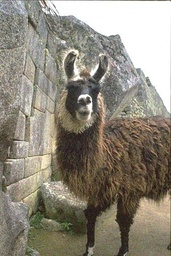
#> input picture accel/output_images/1.jpg, 171 x 256 px, shrunk from 321 x 481 before the run
$ python accelerate.py   (older library calls are emulated)
#> lines starting #> are read from the running program, lines starting #| are printed output that depends on the picture
import numpy as np
import scipy.sparse as sp
import scipy.sparse.linalg as spla
import cv2
import matplotlib.pyplot as plt
from skimage.metrics import structural_similarity as ssim
import time

# 计算双边滤波的权重矩阵
def compute_bilateral_weights(image, sigma_s, sigma_r):
    h, w = image.shape
    num_pixels = h * w
    flat_image = image.flatten()
    row_indices = []
    col_indices = []
    values = []

    for i in range(h):
        for j in range(w):
            p_idx = i * w + j
            for di in range(-1, 2):
                for dj in range(-1, 2):
                    ni, nj = i + di, j + dj
                    if 0 <= ni < h and 0 <= nj < w:
                        q_idx = ni * w + nj
                        spatial_diff = di**2 + dj**2
                        intensity_diff = (flat_image[p_idx] - flat_image[q_idx])**2
                        weight = np.exp(-spatial_diff / (2 * sigma_s**2)) * \
                                 np.exp(-intensity_diff / (2 * sigma_r**2))
                        row_indices.append(p_idx)
                        col_indices.append(q_idx)
                        values.append(weight)

    W = sp.csr_matrix((values, (row_indices, col_indices)), shape=(num_pixels, num_pixels))
    D = sp.diags(W.sum(axis=1).A1).tocsc()
    return W, D

# 计算性能指标
def mse(image1, image2):
    return np.mean((image1 - image2) ** 2)

def psnr(image1, image2):
    mse_value = mse(image1, image2)
    max_pixel = 255.0
    return 20 * np.log10(max_pixel / np.sqrt(mse_value)) if mse_value > 0 else float('inf')

def calculate_ssim(image1, image2):
    return ssim(image1, image2, data_range=255, multichannel=True)

def calculate_epi(original, filtered):
    diff = np.abs(original - filtered)
    return np.mean(diff)

# 预条件共轭梯度法 (PCG)
def pcg_denoising(W, D, b, original_image, tol=1e-6, max_iter=50):
    L = D - W
    x = np.zeros_like(b, dtype=np.float64)
    r = b - L @ x
    z = spla.spsolve(D, r)
    p = z
    rs_old = r @ z

    for i in range(max_iter):
        Ap = L @ p
        alpha = rs_old / (p @ Ap)
        x += alpha * p
        r -= alpha * Ap
        z = spla.spsolve(D, r)
        rs_new = r @ z

        if np.sqrt(rs_new) < tol:
            print(f"PCG 收敛于第 {i+1} 次迭代")
            break
        p = z + (rs_new / rs_old) * p
        rs_old = rs_new

    return x.clip(0, 255)

# Nesterov 加速法
def nesterov_denoising(W, D, b, original_image, max_iter=50):
    x = np.zeros_like(b, dtype=np.float64)
    y = np.zeros_like(b, dtype=np.float64)
    t = 1

    for k in range(1, max_iter + 1):
        # 预测步
        x_old = x
        x = y - (D - W) @ y
        t_new = (1 + np.sqrt(1 + 4 * t**2)) / 2
        beta = (t - 1) / t_new

        # 更新步
        y = x + beta * (x - x_old)
        t = t_new

    return x.clip(0, 255)

# 主程序
if __name__ == "__main__":
    image_path = "output_images/1.jpg"
    image = cv2.imread(image_path)
#> image is the input picture: shape (256, 171, 3); mean B, G, R 123.5, 136.6, 142.8
    if image is None:
        raise FileNotFoundError("无法加载输入图像，请检查路径！")

    h, w, c = image.shape
#> h = 256; w = 171; c = 3
    denoised_channels_pcg = []
    denoised_channels_nesterov = []

    for channel in range(c):
        print(f"\n处理通道 {channel + 1}/{c}...")
        channel_image = image[:, :, channel]
        b = channel_image.flatten()

        # 计算权重矩阵和度矩阵
        print("计算权重矩阵和度矩阵...")
        start_time = time.time()
        W, D = compute_bilateral_weights(channel_image, sigma_s=5, sigma_r=20)
        print(f"权重矩阵计算完成，耗时 {time.time() - start_time:.2f} 秒")

        # 使用 PCG 方法
        print("\n使用 PCG 方法进行降噪...")
        start_time = time.time()
        pcg_result = pcg_denoising(W, D, b, channel_image)
        print(f"PCG 方法完成，耗时 {time.time() - start_time:.2f} 秒")
        denoised_channels_pcg.append(pcg_result.reshape(h, w))

        # 使用 Nesterov 方法
        print("\n使用 Nesterov 方法进行降噪...")
        start_time = time.time()
        nesterov_result = nesterov_denoising(W, D, b, channel_image)
        print(f"Nesterov 方法完成，耗时 {time.time() - start_time:.2f} 秒")
        denoised_channels_nesterov.append(nesterov_result.reshape(h, w))
#> this loop made 3 passes
#> pass 1, `channel_image = image[:, :, channel]`:
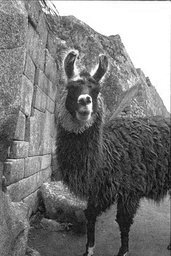
#> channel_image: shape (256, 171); min 3, max 255, mean 123.5
#> pass 2, `channel_image = image[:, :, channel]`:
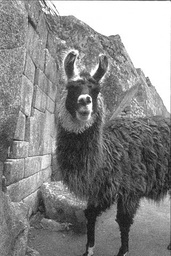
#> channel_image: shape (256, 171); min 14, max 255, mean 136.6
#> pass 3, `channel_image = image[:, :, channel]`:
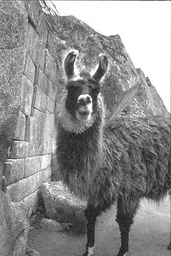
#> channel_image: shape (256, 171); min 21, max 255, mean 142.8
#> after the loop, denoised_channels_nesterov = 3 items; denoised_channels_pcg = 3 items

    # 合并各通道结果
    pcg_image = np.stack(denoised_channels_pcg, axis=2).astype(np.uint8)
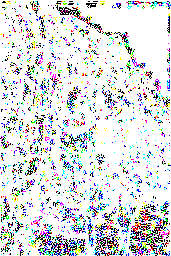
#> pcg_image: shape (256, 171, 3); mean of channels 0, 1, 2 224.2, 220.7, 219.2; drawn as B, G, R
    nesterov_image = np.stack(denoised_channels_nesterov, axis=2).astype(np.uint8)
#> nesterov_image: shape (256, 171, 3); every value is 0

    plt.figure(figsize=(15, 10))
    plt.subplot(1, 3, 1)
    plt.title("Original Noisy Image")
    plt.imshow(cv2.cvtColor(image, cv2.COLOR_BGR2RGB))
    plt.axis("off")

    plt.subplot(1, 3, 2)
    plt.title("PCG Denoised Image")
    plt.imshow(cv2.cvtColor(pcg_image, cv2.COLOR_BGR2RGB))
    plt.axis("off")

    plt.subplot(1, 3, 3)
    plt.title("Nesterov Denoised Image")
    plt.imshow(cv2.cvtColor(nesterov_image, cv2.COLOR_BGR2RGB))
    plt.axis("off")

    plt.tight_layout()
    plt.show()
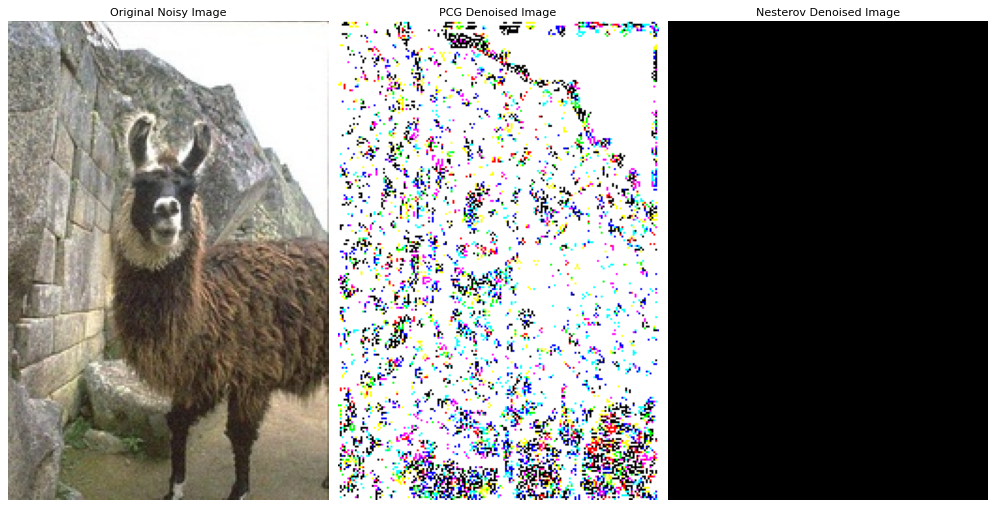
#> figure drawn by matplotlib, 3 panels

$ run again, with accel/output_images/3.jpg copied over accel/output_images/1.jpg
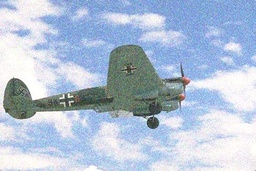
#> input picture accel/output_images/3.jpg, 256 x 171 px, shrunk from 481 x 321 before the run
#> image is the input picture: shape (171, 256, 3); mean B, G, R 214.7, 193.6, 178.4
#> the loop `for channel in range(c):` made 3 passes
#> pass 1, `channel_image = image[:, :, channel]`:
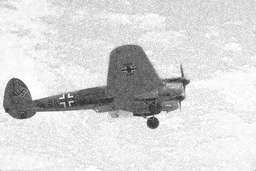
#> channel_image: shape (171, 256); min 27, max 255, mean 214.7
#> after the loop `for channel in range(c):`: denoised_channels_nesterov = 3 items
#> nesterov_image: shape (171, 256, 3); every value is 0
#> `plt.show()`:
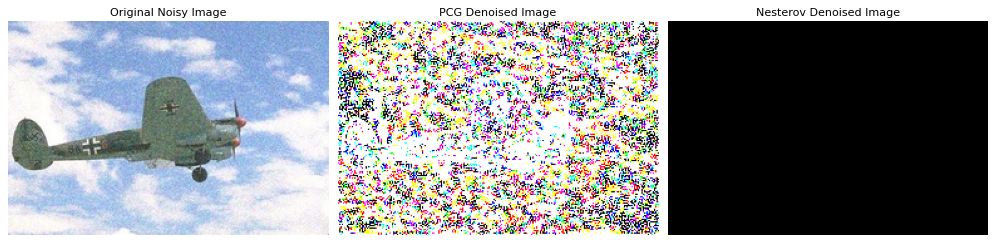
#> figure drawn by matplotlib, 3 panels
